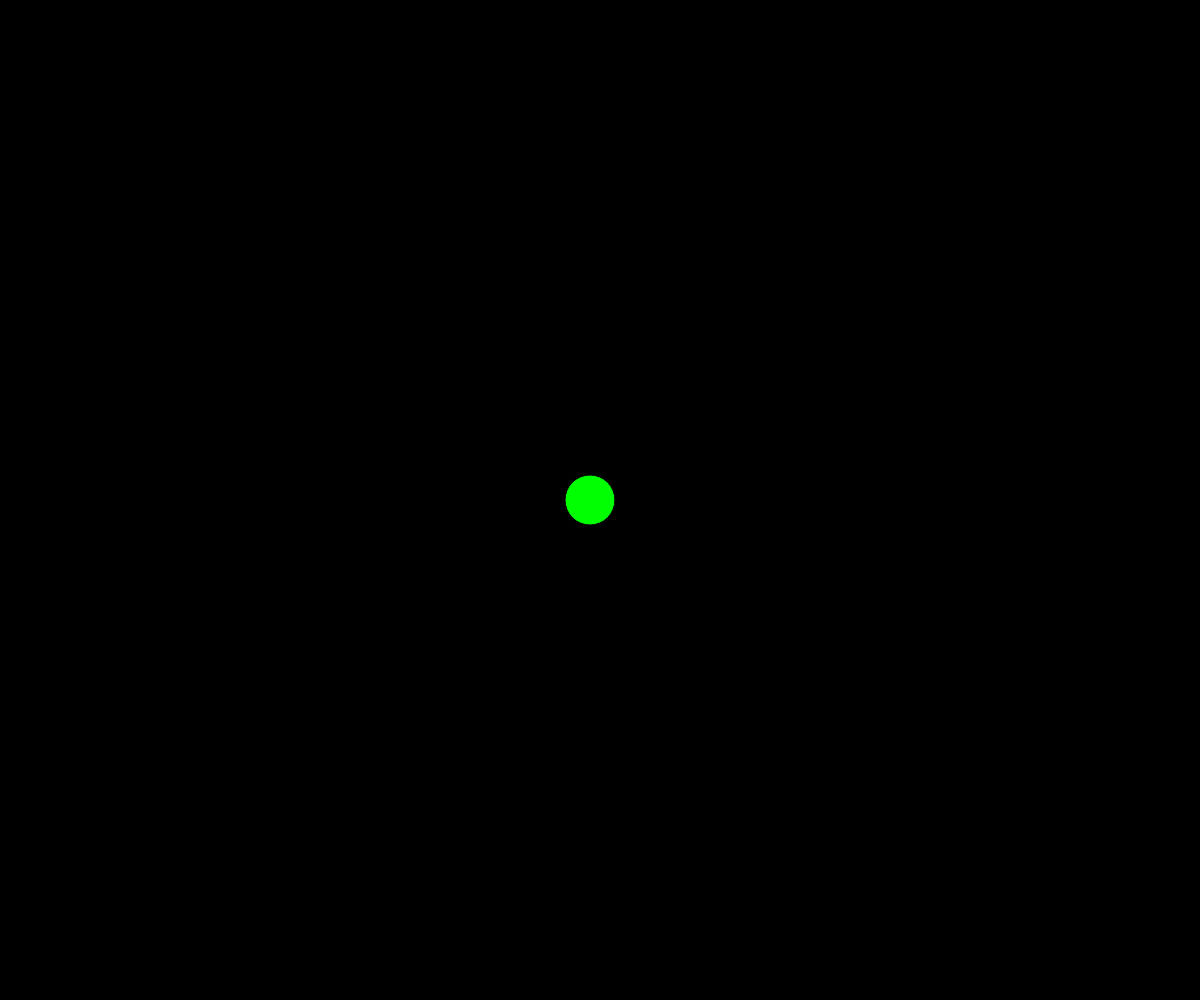
Frame 1 (no input)
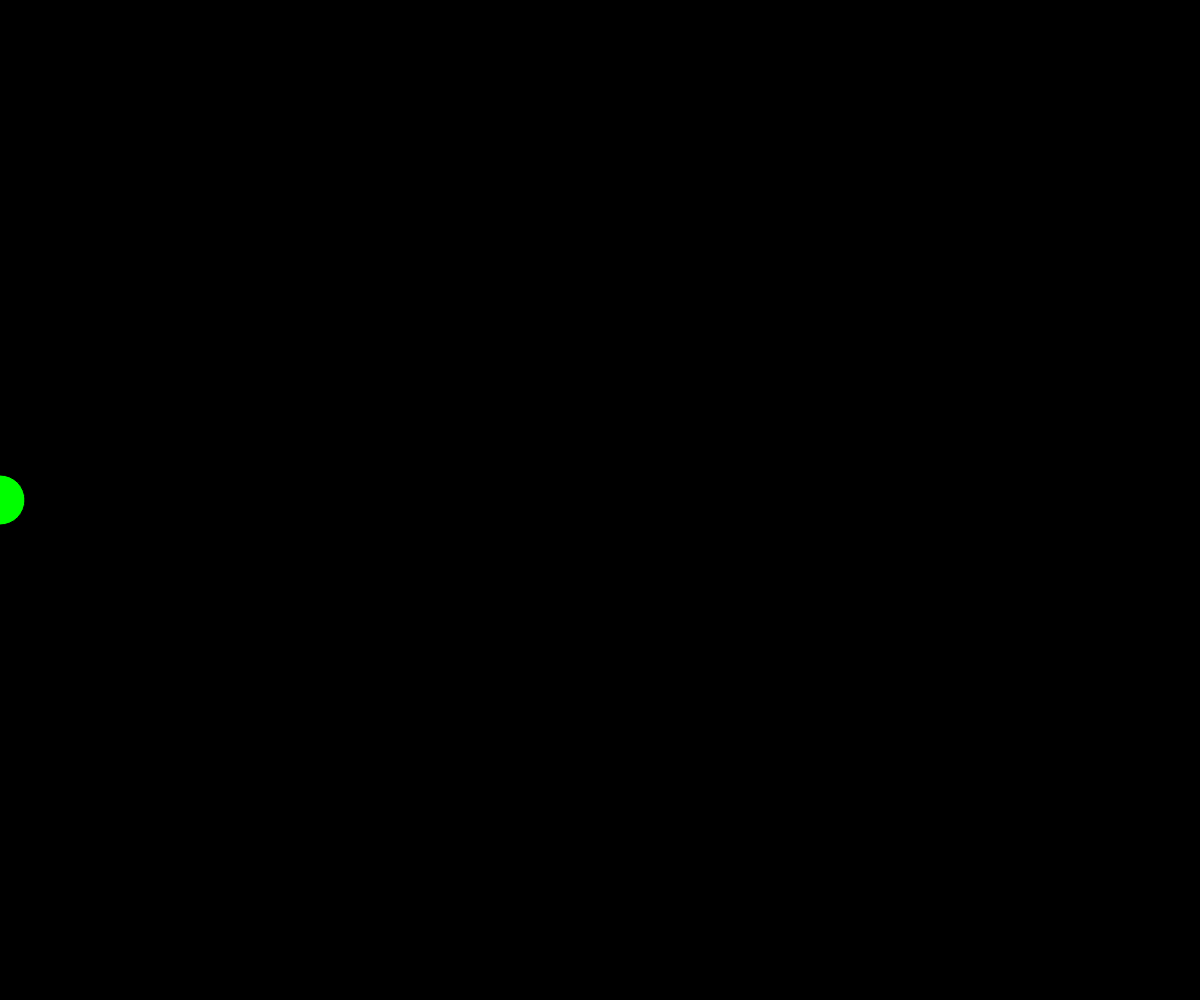
Frame 60 (no input)
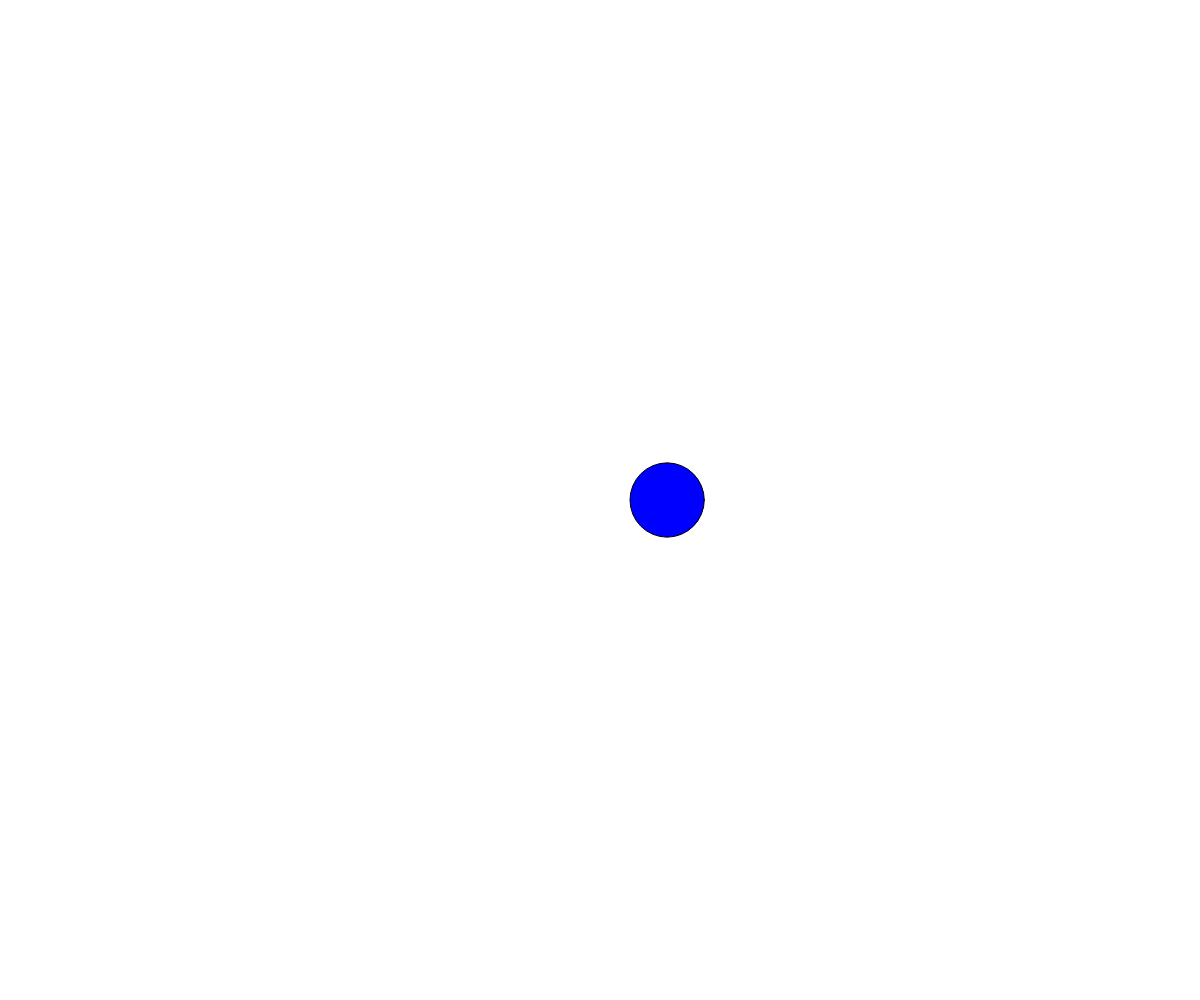
Frame 120 (the mouse pressed at the canvas centre since frame 60)

The p5.js sketch that drew these frames (run headless with seeded random() and noise() and a simulated clock; from frame 60 on, the mouse is pressed at the canvas centre):

// p5.js sketch
// ── sketch.js
let posXCircle = 10;
let posY;
let diametro; 
let radio;
let circleColor;
let isBlackBackground = true;


function setup() {
  createCanvas(windowWidth, windowHeight);
  // print(posX);
  // posX = 234;
  // print(posX);
  // posX = posX + 25;
  // print(posX);
  // posX = posX * 2;
  // print(posX);
  // posX = posX / 5;
  // print(posX);
  // posX *= 8;
  // print(posX);
  // posX += 1;
  // print(posX);
  // posX ++;

  posX = windowWidth / 2;
  posY = windowHeight / 2; 
 
  diametro = 50;
  radio = diametro /  2;
  circleColor = color (0, 255, 0);




}

function draw() {
  if (isBlackBackground) {
    background(0); // Fondo negro
  } else {
    background(255); // Fondo blanco
  }
  

  posX -= 10;
  if(posX < -radio) {
  diametro = random(10, 100);
  radio = diametro / 2;
    posX = windowWidth + radio;

    if (isBlackBackground) {
      circleColor = color(0, 0, 255);
    } else {
      circleColor = color(0, 255, 0);
    }
    isBlackBackground = !isBlackBackground;
  }


  fill(circleColor);
  circle(posX, posY, diametro);

  print(posX);
    

  }

  

  
